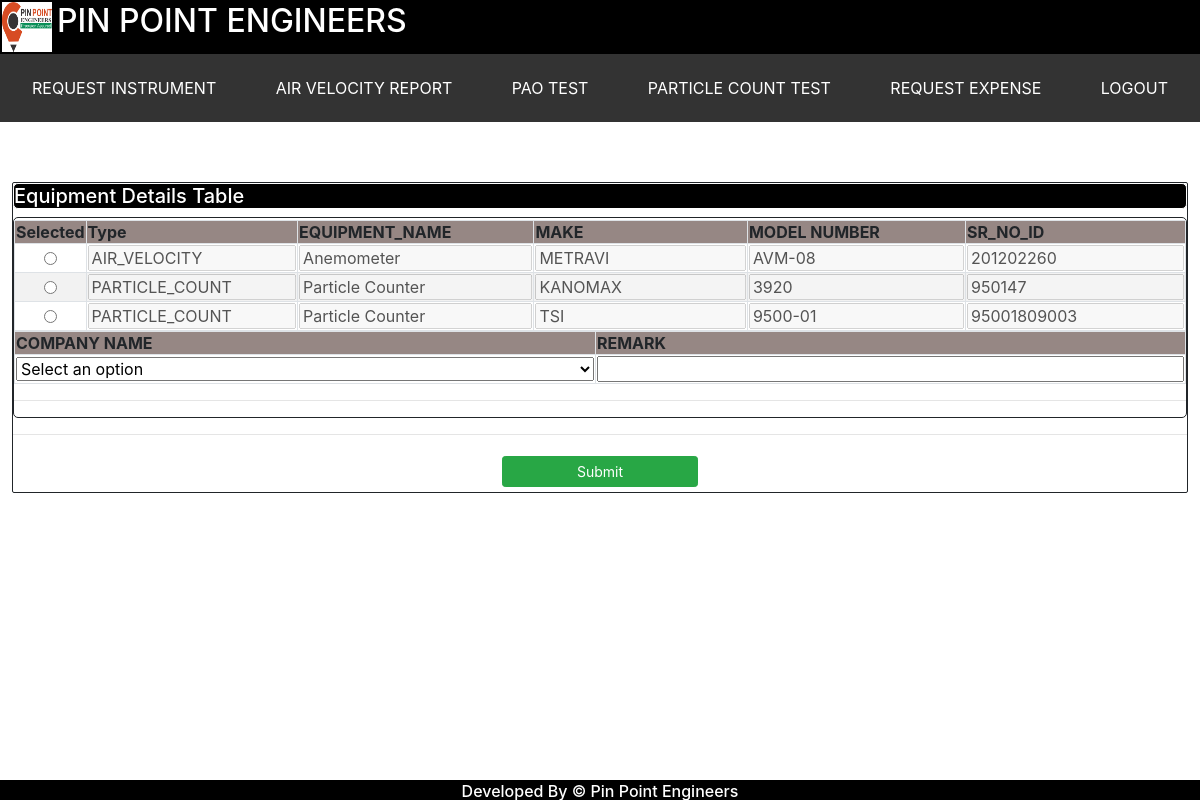
Page /request_instrument (signed in) on the committed database.
### tables this page shows
CREATE TABLE equipment_master        
            (    Type varchar(255),
                EQUIPMENT_NAME varchar(255),
                MAKE varchar(255),
                MODEL_NUMBER varchar(255),
                SR_NO_ID varchar(255),
                DONE_DATE varchar(255),
                DUE_DATE varchar(255),
                STATUS varchar(255),
                ISSUED_TO varchar(255),
                COMPANY_NAME varchar(255),
                REMARK varchar(255));

### app.py (the view)
@app.route("/request_instrument")
def request_instrument():
    if 'user' in session:
        customer_details  = dbo.get_company_details()
        company_name_list = customer_details.COMPANY_NAME.unique().tolist()
        session_var = session['user']
        role        = session_var["role"]
        equipment_details   = dbo.get_available_equipment()
        equipment_list      = equipment_details.to_dict('records')
        return make_response(render_template('ELOGBOOK/request_instrument.html',
                             equipment_list=equipment_list,company_list=company_name_list, role = role),200)
    return make_response(render_template('LOGIN_PAGE/login.html'),200)

### db_dervices.py (called while the page is built)
    def get_available_equipment(self):
        try:
            stmt = "SELECT * from equipment_master where status='AVAILABLE' OR status='CLOSED'"
            cursor = self.conn.execute(stmt)
            equipment_list = []
            for row in cursor:
                equipment_list.append(list(row))
            equipment_frame = pd.DataFrame(equipment_list,columns = ['Type' ,'EQUIPMENT_NAME' ,'MAKE' ,'MODEL_NUMBER','SR_NO_ID' ,'DONE_DATE' ,'DUE_DATE','STATUS','ISSUED_TO','COMPANY_NAME' ,'REMARK'])
            return equipment_frame
        except Exception as e:
            return e

    def get_company_details(self):
        try:
            stmt = "SELECT * from company_details "
            cursor = self.conn.execute(stmt)
            company_list = []
            for row in cursor:
                company_list.append(list(row))
            company_frame = pd.DataFrame(company_list,columns = ['COMPANY_NAME', 'ADDRESS', 'REPORT_NUMBER'])
            return company_frame
        except Exception as e:
            return e

### templates/ELOGBOOK/request_instrument.html (shortened to what this page needs)
<html>
<head>
	<link rel="stylesheet" type="text/css" href="static/css/bootstrap.min.css">
	<link rel="stylesheet" type="text/css" href="static/css/styles.css">
</head>
<body>
<my-header></my-header>
	<div id="frame_container">
		<h5 id = "container_header">Equipment Details Table</h5>
		<div id="data_frame">
			<div class="frame">
				<div class="sections">
					<table class="code_tbl table-striped table-bordered">
						<tr>
						    <th>Selected</th>
							<th>Type</th>
							<th>EQUIPMENT_NAME</th>
							<th>MAKE</th>
							<th>MODEL NUMBER</th>
							<th>SR_NO_ID</th>
						</tr>
						{% for equipment in equipment_list %}
						<tr>
						    <td><input type="radio" id="{{equipment.SR_NO_ID}}" class="textfield" name="selected_eq" value="{{equipment.SR_NO_ID}}"></td>
							<td><input type="text" name="Type" class="textfield" value="{{equipment.Type}}"disabled ></td>
							<td><input type="text" name="EQUIPMENT_NAME" class="textfield" value="{{equipment.EQUIPMENT_NAME}}" disabled></td>
							<td><input type="text" name="MAKE" class="textfield" value="{{equipment.MAKE}}" disabled></td>
							<td><input type="text" name="MODEL_NUMBER" class="textfield" value="{{equipment.MODEL_NUMBER}}"disabled ></td>
							<td><input type="text" name="SR_NO_ID" class="textfield" value="{{equipment.SR_NO_ID}}" disabled></td>
						</tr>
						{% endfor %}
					</table>
					<table class="table-striped table-bordered">
					<tr>
					     <th>COMPANY NAME</th>
					      <th>REMARK</th>
					</tr>
					    <tr>
						    <td>
							<select class="textfield" name="company_name" id="company_name" style="width:100%">
							<option value="" selected>Select an option</option>
							</select>
							</td>
							<td><input type="text" name="remark" id="remark" class="textfield" value=""></td>
						</tr>
					</table>
					<hr size="10">
				</div>
			</div>
		</div>
		<hr size="10">
		<div id="action_row">
			<button id="submit_button" type="submit" class="btn btn-sm btn-success col-sm-2" onclick="request_instrument()">Submit</button>
		</div>
	</div>
</body>
</html>

### static/css/styles.css (style rules this page uses)
#frame_container { margin-top:5%; margin-left:1%; margin-right:1%; border-style: solid; border-width: 1px; border-radius: 2px; }
#container_header { border-style: solid; border-width: 1px; border-radius: 5px; background-color:#000000; color:#ffffff; display: flex; flex-wrap: wrap; }
#data_frame { width:100%; display:block; }
.frame { border-style: solid; border-width: 1px; border-radius: 5px; }
table { width:100%; }
.sections { padding-top:2px; }
th { background-color:#968784; }
input { width:100%; }
#action_row { width:100%; text-align:center; display:block; }
button { margin:5px; }

### rows in the picture
equipment_master: Type "AIR_VELOCITY", EQUIPMENT_NAME "Anemometer", MAKE "METRAVI", MODEL_NUMBER "AVM-08", SR_NO_ID "201202260"
equipment_master: Type "PARTICLE_COUNT", EQUIPMENT_NAME "Particle Counter", MAKE "KANOMAX", MODEL_NUMBER "3920", SR_NO_ID "950147"
equipment_master: Type "PARTICLE_COUNT", EQUIPMENT_NAME "Particle Counter", MAKE "TSI", MODEL_NUMBER "9500-01", SR_NO_ID "95001809003"
